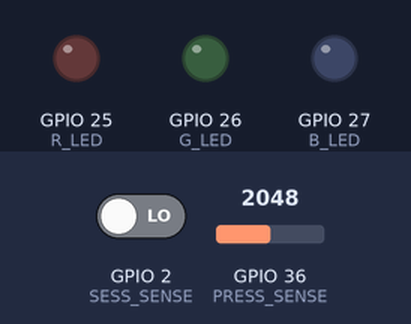
This sketch was run on a simulated ESP32. Parts: output pins drawn as LEDs (lit = HIGH). The test bench sets the inputs (shaded band); at power-on: GPIO 2 (SESS_SENSE) LOW, GPIO 36 (PRESS_SENSE) = 2048. WiFi joins after 1.5 s; servers stay silent unless stated; network time is answered at once with the bench clock; the local clock reads 2024-03-15 10:24:30 at power-on unless the sketch sets it; storage starts empty; what the sketch prints to the serial monitor is not drawn.

Above: at 0.1 s.
At 0.8 s:
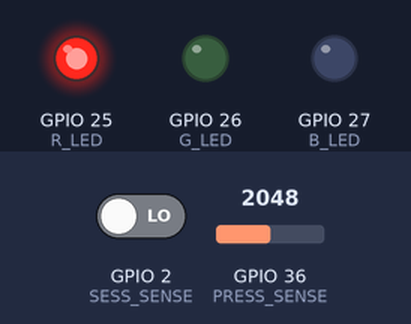
At 2.7 s:
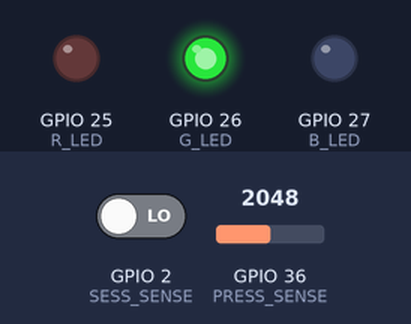
2.8 s: GPIO 2 (SESS_SENSE) driven HIGH
Timing chart, 0 to 5.8 s (numbered marks = the images above; inputs shaded):
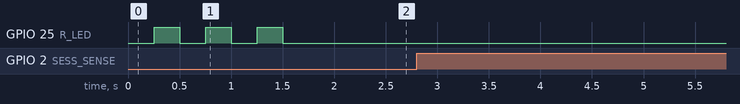

Measured:
- after the input at 2.8 s, every drawn part: stays the same

The sketch:

atd-dac_main-uC_02.ino
```cpp
// Libraries for SD card
#include "FS.h"
#include "SD.h"
#include <SPI.h>
#include <string.h>
#include <string>
#include <iostream>

// Library for Clock Module
#include<RTClib.h>


// Libraries to get time from NTP Server
#include <WiFi.h>
#include <NTPClient.h>
#include <WiFiUdp.h>

// Replace with your network credentials
//const char* ssid     = "Welcome to Humber";//"SM-G920W80460";
//const char* password = "";

// Define CS pin for the SD card module
#define SD_CS 5
// Define Pins for LED
#define R_LED 25
#define G_LED 26
#define B_LED 27
//Define Pressure Sensor Pin
#define PRESS_SENSE A0
//Define Session Sensor
#define SESS_SENSE 2


// Save reading number on RTC memory
RTC_DATA_ATTR int readingID = 0;

//Clock Module declaration
RTC_DS3231 rtc;

String dataMessage;

// Define NTP Client to get time
WiFiUDP ntpUDP;
NTPClient timeClient(ntpUDP);

// Define CS pin for the SD card module
#define SD_CS 5

// Variables to save date and time
String formattedDate;
String YearStamp,MonthStamp, DayStamp;
String timeStamp;
char FileName[35];
char daysOfTheWeek[7][12] = {"Sunday", "Monday", "Tuesday", "Wednesday", "Thursday", "Friday", "Saturday"};


// WiFi Variables
const char* ssid ="Thurdin";
const char* password="Rustle100";
bool connWifi=false;

//Pressure Variables
int pressureSensor;
int sessionSensor=0;


void setup() {
  Serial.begin(115200);

   pinMode(R_LED,OUTPUT);
   pinMode(G_LED,OUTPUT);
   pinMode(B_LED,OUTPUT);
   pinMode(SESS_SENSE,INPUT);
   digitalWrite(R_LED, LOW);
   digitalWrite(G_LED, LOW);
   digitalWrite(B_LED, LOW);


  // Connect to Wi-Fi network with SSID and password
  Serial.print("Connecting to ");
  Serial.println(ssid);
  WiFi.begin(ssid, password);
  for (int i =0;i<50 && (WiFi.status() != WL_CONNECTED);i++)
  {
    delay(250);
    digitalWrite(R_LED, HIGH);
    delay(250);
    digitalWrite(R_LED, LOW);
    Serial.print(".");
  }
  Serial.println("");
  if(WiFi.status() == WL_CONNECTED)
    {
      Serial.println("WiFi connected.");
      digitalWrite(G_LED, HIGH);
    }
  else
    {
      Serial.println("No connection Found");
      digitalWrite(R_LED, HIGH);
    }

   // Initialize a NTPClient to get time
  timeClient.begin();
    // Set offset time in seconds to adjust for your timezone, for example:
    // GMT +1 = 3600
    // GMT +8 = 28800
    // GMT -1 = -3600
    // GMT 0 = 0
  timeClient.setTimeOffset(-18000); //Eastern Standard Time -18000

  // Initialize SD card
  SD.begin(SD_CS);
  if(!SD.begin(SD_CS))
  {
    Serial.println("Card Mount Failed");
  }

  uint8_t cardType = SD.cardType();
  if(cardType == CARD_NONE) {
    Serial.println("No SD card attached");
  }
    if (! rtc.begin()) {
    Serial.println("Couldn't find RTC");
    while (1);
  }
  if((WiFi.status() == WL_CONNECTED))
    getTimeStamp();
  else
    Serial.println("No time update without Internet Connection.");


  printDateTime();


}

void loop() {
  sessionSensor=digitalRead(SESS_SENSE);
  if (sessionSensor)
    {
      delay(500);
      sessionSensor=digitalRead(SESS_SENSE);
    }

  if(sessionSensor){
    int fileNum=0;
    bool uniqueFileName=false;
    while(!uniqueFileName)
    {
      createFileName(fileNum);
      File file = SD.open(FileName);
      if(!file) {
        Serial.println("Creating file...");
        writeFile(SD, FileName, "Time, Pressure, Diff Angle, IMU1_X, IMU1_Y, IMU1_Z, IMU2_X, IMU2_Y, IMU2_Z  \r\n");
        uniqueFileName=true;
      }
      else {
        fileNum++;
      }
      file.close();
    }

    while(sessionSensor)
    {
      pressureSensor = map(analogRead(PRESS_SENSE), 390, 3962, 0, 1200);
        if (pressureSensor < 0)
        {
          pressureSensor = 0;
        }
      Serial.println(double(pressureSensor)/100);
      logSDCard(pressureSensor);
      delay(1500);
      sessionSensor=digitalRead(SESS_SENSE);
        if (!sessionSensor)
          {
          delay(500);
          sessionSensor=digitalRead(SESS_SENSE);
          }
    }
  }
}
//Get Time Stamp from internet and update RTC
void getTimeStamp()
{
  while(!timeClient.update())
  {
    timeClient.forceUpdate();
  }
  // The formattedDate comes with the following format:
  // 2018-05-28T16:00:13Z
  // We need to extract date and time
  formattedDate = timeClient.getFormattedDate();

  // Extract date
  YearStamp = formattedDate.substring(0, 4);
  MonthStamp = formattedDate.substring(5, 7);
  DayStamp = formattedDate.substring(8, 10);

  char yr[YearStamp.length()+1];
  char mth[MonthStamp.length()+1];
  char dy[DayStamp.length()+1];

  YearStamp.toCharArray(yr,YearStamp.length());
  MonthStamp.toCharArray(mth,MonthStamp.length());
  DayStamp.toCharArray(dy,DayStamp.length());
  //char yr[4],mth[2],dy[2],hr[2],mn[2],sc[2];
  uint16_t Iyr;
  uint8_t Imth,Idy,Ihr,Imn,Isc;
  Iyr=(uint16_t)YearStamp.toInt();
  Imth=(uint8_t)MonthStamp.toInt();
  Idy=(uint8_t)DayStamp.toInt();
  Ihr=(uint8_t)timeClient.getHours();
  Imn=(uint8_t)timeClient.getMinutes();
  Isc=(uint8_t)timeClient.getSeconds();
  rtc.adjust(DateTime(Iyr, Imth, Idy, Ihr, Imn, Isc));

}
//Print Dare and time
void printDateTime()
{
    DateTime now = rtc.now();
    Serial.print(now.year(), DEC);
    Serial.print('/');
    Serial.print(now.month(), DEC);
    Serial.print('/');
    Serial.print(now.day(), DEC);
    Serial.print(" (");
    Serial.print(daysOfTheWeek[now.dayOfTheWeek()]);
    Serial.print(") ");
    Serial.print(now.hour(), DEC);
    Serial.print(':');
    Serial.print(now.minute(), DEC);
    Serial.print(':');
    Serial.print(now.second(), DEC);
    Serial.println();
}
//Create New File Name
void createFileName(int fileNum)
{
  DateTime now = rtc.now();
  String FileNameStr="/";
  FileNameStr += now.year();
  FileNameStr += "-";
  FileNameStr += now.month();
  FileNameStr += "-";
  FileNameStr += now.day();
  FileNameStr += "_ATD_DATA_";
  if(fileNum>=100)
    FileNameStr += fileNum;
  else if (fileNum>=10)
  {
    FileNameStr += "0";
    FileNameStr += fileNum;
  }
  else
  {
    FileNameStr += "0";
    FileNameStr += "0";
    FileNameStr += fileNum;
  }
  FileNameStr += ".csv";

  FileNameStr.toCharArray(FileName,35);
  //Serial.println(FileName);

}

// Write the sensor readings on the SD card
void logSDCard(int sensorValue) {
  DateTime now = rtc.now();
  dataMessage = String(now.hour()) + ":" + String(now.minute()) + ":" + String(now.second()) +"," + String(double(pressureSensor)/100) + "," + "65" + "," +
                "50" + "," + "90" + "," + "30" + "," + "50" + "," + "25" + "," + "30" + "\r\n";

  appendFile(SD, FileName, dataMessage.c_str());
}

// Write to the SD card (DON'T MODIFY THIS FUNCTION)
void writeFile(fs::FS &fs, const char * path, const char * message)
{
  Serial.printf("Writing file: %s\n", path);

  File file = fs.open(path, FILE_WRITE);
  if(!file) {
    Serial.println("Failed to open file for writing");
    return;
  }
  if(file.print(message)) {
    Serial.println("File written");
  } else {
    Serial.println("Write failed");
  }
  file.close();
}

// Append data to the SD card (DON'T MODIFY THIS FUNCTION)
void appendFile(fs::FS &fs, const char * path, const char * message) {
  //Serial.printf("Appending to file: %s\n", path);

  File file = fs.open(path, FILE_APPEND);
  if(!file) {
    Serial.println("Failed to open file for appending");
    return;
  }
  if(file.print(message)) {
    //Serial.println("Message appended");
  } else {
    Serial.println("Append failed");
  }
  file.close();
}
```
